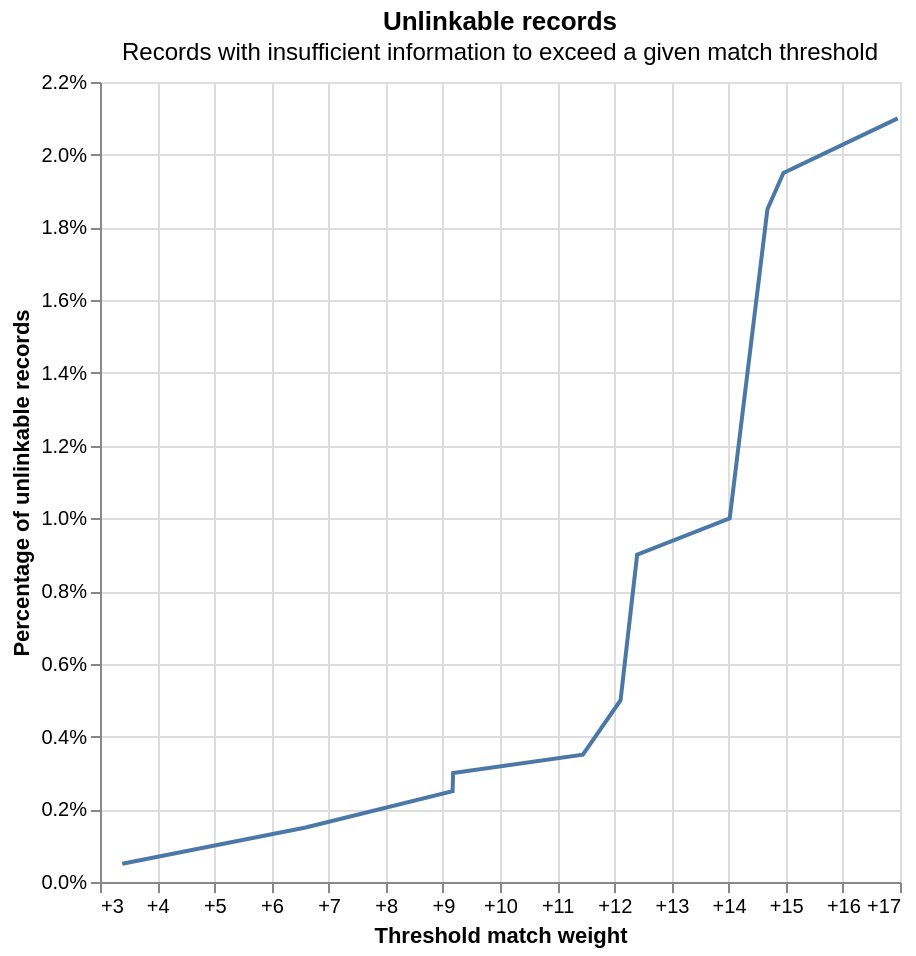

Notebook cell for this chart:
### Code cell
# Step 16: Visualize model parameters

linker.evaluation.unlinkables_chart()

### Figure 1 — Vega-Lite specification as saved in the notebook (floating-point values rounded to 4 significant figures)
{"config": {"view": {"continuousWidth": 400, "continuousHeight": 300}}, "layer": [{"mark": {"type": "line"}, "encoding": {"x": {"axis": {"format": "+", "title": "Threshold match weight"}, "field": "match_weight", "type": "quantitative"}, "y": {"axis": {"format": "%", "title": "Percentage of unlinkable records"}, "field": "cum_prop", "type": "quantitative"}}}, {"mark": {"type": "point"}, "encoding": {"opacity": {"condition": {"param": "x_match_weight_y_cum_prop_coords_of_mouse", "value": 1, "empty": false}, "value": 0}, "tooltip": [{"field": "match_weight", "format": "+.5", "title": "Match weight", "type": "quantitative"}, {"field": "match_probability", "format": ".5", "title": "Match probability", "type": "quantitative"}, {"field": "cum_prop", "format": ".3%", "title": "Proportion of unlinkable records", "type": "quantitative"}], "x": {"axis": {"title": "Threshold match weight"}, "field": "match_weight", "type": "quantitative"}, "y": {"axis": {"format": "%", "title": "Percentage of unlinkable records"}, "field": "cum_prop", "type": "quantitative"}}, "name": "mouse_coords"}, {"mark": {"type": "rule", "color": "gray"}, "encoding": {"x": {"field": "match_weight", "type": "quantitative"}}, "transform": [{"filter": {"param": "x_match_weight_y_cum_prop_coords_of_mouse", "empty": false}}]}, {"mark": {"type": "rule", "color": "gray"}, "encoding": {"y": {"field": "cum_prop", "type": "quantitative"}}, "transform": [{"filter": {"param": "x_match_weight_y_cum_prop_coords_of_mouse", "empty": false}}]}], "data": {"name": "data-c671d3cc1f8d16f9eaf8c15fb6e01633"}, "height": 400, "params": [{"name": "x_match_weight_y_cum_prop_coords_of_mouse", "select": {"type": "point", "fields": ["match_weight", "cum_prop"], "nearest": true, "on": "mouseover"}, "views": ["mouse_coords"]}], "title": {"text": "Unlinkable records", "subtitle": "Records with insufficient information to exceed a given match threshold"}, "width": 400, "$schema": "https://vega.github.io/schema/vega-lite/v5.9.3.json", "datasets": {"data-c671d3cc1f8d16f9eaf8c15fb6e01633": [{"match_weight": 3.39, "match_probability": 0.9127, "prop": 0.0005, "cum_prop": 0.0005}, {"match_weight": 6.6, "match_probability": 0.9898, "prop": 0.001, "cum_prop": 0.0015}, {"match_weight": 9.17, "match_probability": 0.9983, "prop": 0.001, "cum_prop": 0.0025}, {"match_weight": 9.18, "match_probability": 0.9983, "prop": 0.0005, "cum_prop": 0.003}, {"match_weight": 11.45, "match_probability": 0.9996, "prop": 0.0005, "cum_prop": 0.0035}, {"match_weight": 12.11, "match_probability": 0.9998, "prop": 0.0015, "cum_prop": 0.005}, {"match_weight": 12.4, "match_probability": 0.9998, "prop": 0.004, "cum_prop": 0.009}, {"match_weight": 14.02, "match_probability": 0.9999, "prop": 0.001, "cum_prop": 0.01}, {"match_weight": 14.68, "match_probability": 1.0, "prop": 0.0085, "cum_prop": 0.0185}, {"match_weight": 14.96, "match_probability": 1.0, "prop": 0.001, "cum_prop": 0.0195}, {"match_weight": 16.96, "match_probability": 1.0, "prop": 0.0015, "cum_prop": 0.021}]}}
